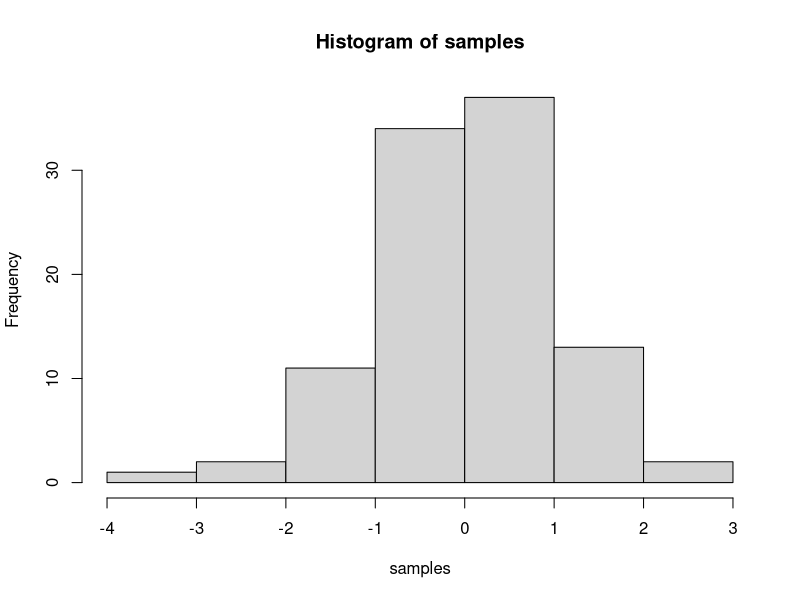

Reproduce this figure in R.
## ---- chunk 1
knitr::opts_chunk$set(message=FALSE,warning=FALSE, cache=TRUE)
## ---- chunk 2
sum(1:100)


sum<-0
for (i in 1:100){
  sum<-sum+i
}
## ---- chunk 3
value.sum<- function(x,y){
  sum(x:y)
}
value.sum(1,100)
## ---- chunk 4
seq(1,100,2)

num<-0
for (i in 1:100){
  num<-num+1
if (num%%2 != 0) 
  print(num)
}
#best attempt using mod

## ---- chunk 5
#developing algorithm based on sieve of Eratosthenes

prime_numbers <- function(n){
  if(n>=2){
    
  }
}

prime_numbers(1000)
## ---- chunk 6
?runif
#why runif over rnorm ?

runif(100)
## ---- chunk 7
samples <- rnorm(100, mean=0, sd=1)
hist(samples)
## ---- chunk 8
1+2
2*5
5/3
(1+6+4)/5

## ---- chunk 9
a<-1
b<-2
a+b

d<-c(1,2,3)
e<-c(5,6,7)
d+e
d*e
d/e

## ---- chunk 10
# for loop solution
# i becomes the number 1 to 100 at each step of the loop


a <- length(100) # make empty variable, set length to 100
for (i in 1:100){
  a[i] <-i #assigns the number in i, to the ith index of a
}

print(a)

# for loop solution #2

a<-c() #create empty variable using combine command
for (i in 1:100){
  a<-c(a,i) # keeps combining a with itself and the new number in i
}
print(a)

# seq solution
a <- seq(1,100,1) # look up help for seq using ?seq() in console
print(a)
